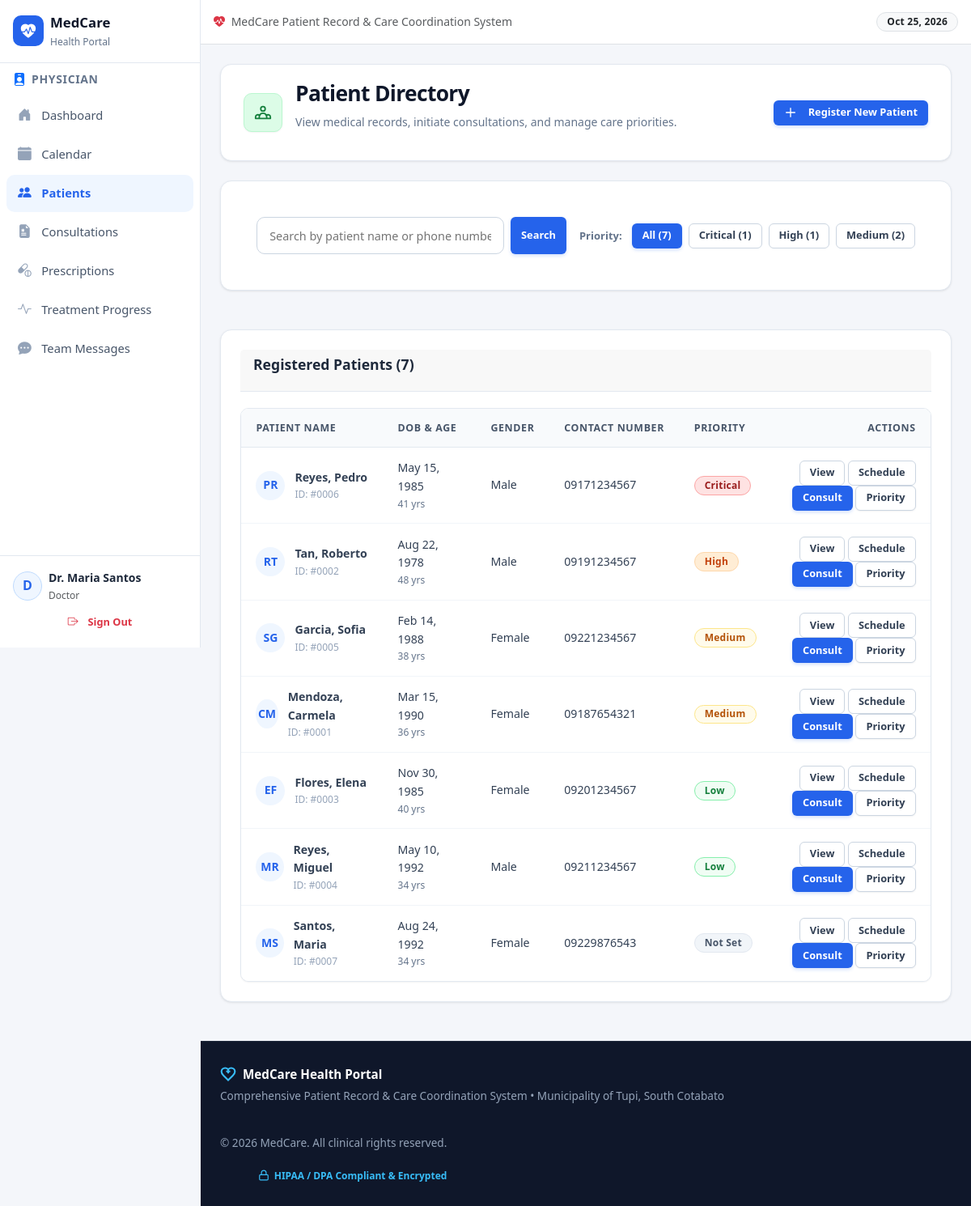
The page /pages/doctor/patients.php (signed in) on the database its author committed.
### tables this page shows
CREATE TABLE IF NOT EXISTS `patient_priority` (
  `priority_id` int NOT NULL AUTO_INCREMENT,
  `patient_id` int NOT NULL,
  `priority_level` enum('low','medium','high','critical') NOT NULL,
  `urgency_reason` text,
  `assigned_by` int NOT NULL,
  `assigned_at` timestamp NULL DEFAULT CURRENT_TIMESTAMP,
  `updated_at` timestamp NULL DEFAULT CURRENT_TIMESTAMP ON UPDATE CURRENT_TIMESTAMP,
  PRIMARY KEY (`priority_id`),
  KEY `assigned_by` (`assigned_by`),
  KEY `idx_patient` (`patient_id`),
  KEY `idx_priority` (`priority_level`)
);

CREATE TABLE IF NOT EXISTS `patients` (
  `patient_id` int NOT NULL AUTO_INCREMENT,
  `user_id` int DEFAULT NULL,
  `first_name` varchar(50) NOT NULL,
  `last_name` varchar(50) NOT NULL,
  `date_of_birth` date DEFAULT NULL,
  `gender` enum('male','female','other') DEFAULT NULL,
  `contact_number` varchar(20) DEFAULT NULL,
  `address` text,
  `emergency_contact_name` varchar(100) DEFAULT NULL,
  `emergency_contact_number` varchar(20) DEFAULT NULL,
  `blood_type` varchar(5) DEFAULT NULL,
  `allergies` text,
  `created_at` timestamp NULL DEFAULT CURRENT_TIMESTAMP,
  `updated_at` timestamp NULL DEFAULT CURRENT_TIMESTAMP ON UPDATE CURRENT_TIMESTAMP,
  PRIMARY KEY (`patient_id`),
  UNIQUE KEY `user_id` (`user_id`),
  KEY `idx_name` (`last_name`,`first_name`)
);

### pages/doctor/patients.php (the view, shortened to what this page needs)
<?php
require_once __DIR__ . '/../../includes/header.php';
$database = new Database();
$conn = $database->getConnection();
$search = isset($_GET['search']) ? sanitizeInput($_GET['search']) : '';
$priority_filter = isset($_GET['priority']) ? sanitizeInput($_GET['priority']) : '';
$query = "
    SELECT p.*, pp.priority_level, pp.assigned_at, pp.urgency_reason as priority_reason
    FROM patients p
    LEFT JOIN patient_priority pp ON pp.priority_id = (
        SELECT pp2.priority_id FROM patient_priority pp2
        WHERE pp2.patient_id = p.patient_id
        ORDER BY pp2.assigned_at DESC, pp2.priority_id DESC LIMIT 1
    )
    WHERE 1=1
";
$params = [];
$query .= " ORDER BY CASE pp.priority_level WHEN 'critical' THEN 1 WHEN 'high' THEN 2 WHEN 'medium' THEN 3 WHEN 'low' THEN 4 ELSE 5 END, p.last_name ASC, p.first_name ASC";
$stmt = $conn->prepare($query);
$stmt->execute($params);
$patients = $stmt->fetchAll();
$p_counts = [
    'all' => $conn->query("SELECT COUNT(*) FROM patients")->fetchColumn(),
    'critical' => $conn->query("SELECT COUNT(*) FROM patient_priority pp WHERE pp.priority_level='critical' AND pp.priority_id = (SELECT pp2.priority_id FROM patient_priority pp2 WHERE pp2.patient_id = pp.patient_id ORDER BY pp2.assigned_at DESC, pp2.priority_id DESC LIMIT 1)")->fetchColumn(),
    'high' => $conn->query("SELECT COUNT(*) FROM patient_priority pp WHERE pp.priority_level='high' AND pp.priority_id = (SELECT pp2.priority_id FROM patient_priority pp2 WHERE pp2.patient_id = pp.patient_id ORDER BY pp2.assigned_at DESC, pp2.priority_id DESC LIMIT 1)")->fetchColumn(),
    'medium' => $conn->query("SELECT COUNT(*) FROM patient_priority pp WHERE pp.priority_level='medium' AND pp.priority_id = (SELECT pp2.priority_id FROM patient_priority pp2 WHERE pp2.patient_id = pp.patient_id ORDER BY pp2.assigned_at DESC, pp2.priority_id DESC LIMIT 1)")->fetchColumn(),
    'low' => $conn->query("SELECT COUNT(*) FROM patient_priority pp WHERE pp.priority_level='low' AND pp.priority_id = (SELECT pp2.priority_id FROM patient_priority pp2 WHERE pp2.patient_id = pp.patient_id ORDER BY pp2.assigned_at DESC, pp2.priority_id DESC LIMIT 1)")->fetchColumn(),
];
?>
<div class="page-container">
    <div class="page-header">
        <div class="page-header-content">
            <div class="page-title-group">
                <div class="page-title-icon doctor">
                </div>
                <div>
                    <h1 class="page-title">Patient Directory</h1>
                    <p class="page-subtitle">View medical records, initiate consultations, and manage care priorities.</p>
                </div>
            </div>
            <div class="page-header-actions">
                <a href="<?php echo BASE_URL; ?>/pages/doctor/new_patient.php" class="btn btn-primary btn-sm">
                    <svg xmlns="http://www.w3.org/2000/svg" width="16" height="16" fill="none" viewBox="0 0 24 24" stroke="currentColor" stroke-width="2" style="margin-right:6px;vertical-align:-3px"><path stroke-linecap="round" stroke-linejoin="round" d="M12 4v16m8-8H4"/></svg>
                    Register New Patient
                </a>
            </div>
        </div>
    </div>
    <div class="card" style="margin-bottom: 1.5rem;">
        <div class="card-body" style="padding: 1.25rem;">
            <div style="display:flex; flex-wrap:wrap; gap:1rem; align-items:center; justify-content:space-between;">
                <form method="GET" action="" style="display:flex; gap:0.5rem; flex:1; max-width:480px;">
                    <input type="text" name="search" placeholder="Search by patient name or phone number..." value="<?php echo htmlspecialchars($search); ?>" style="flex:1;">
                    <button type="submit" class="btn btn-primary btn-sm">Search</button>
                </form>
                <div style="display:flex; gap:0.5rem; flex-wrap:wrap; align-items:center;">
                    <span style="font-size:0.8125rem; font-weight:600; color:var(--slate-500); margin-right:4px;">Priority:</span>
                    <a href="<?php echo BASE_URL; ?>/pages/doctor/patients.php<?php echo $search ? '?search='.urlencode($search) : ''; ?>" class="btn <?php echo empty($priority_filter) ? 'btn-primary' : 'btn-outline'; ?> btn-sm">
                        All (<?php echo $p_counts['all']; ?>)
                    </a>
                    <a href="<?php echo BASE_URL; ?>/pages/doctor/patients.php?priority=critical<?php echo $search ? '&search='.urlencode($search) : ''; ?>" class="btn <?php echo $priority_filter === 'critical' ? 'btn-danger' : 'btn-outline'; ?> btn-sm">
                        Critical (<?php echo $p_counts['critical']; ?>)
                    </a>
                    <a href="<?php echo BASE_URL; ?>/pages/doctor/patients.php?priority=high<?php echo $search ? '&search='.urlencode($search) : ''; ?>" class="btn <?php echo $priority_filter === 'high' ? 'btn-warning' : 'btn-outline'; ?> btn-sm">
                        High (<?php echo $p_counts['high']; ?>)
                    </a>
                    <a href="<?php echo BASE_URL; ?>/pages/doctor/patients.php?priority=medium<?php echo $search ? '&search='.urlencode($search) : ''; ?>" class="btn <?php echo $priority_filter === 'medium' ? 'btn-primary' : 'btn-outline'; ?> btn-sm">
                        Medium (<?php echo $p_counts['medium']; ?>)
                    </a>
                </div>
            </div>
        </div>
    </div>
    <div class="card">
        <div class="card-header">
            <h3>Registered Patients (<?php echo count($patients); ?>)</h3>
        </div>
        <div class="card-body p-0">
            <?php if (empty($patients)): ?>
                <div class="empty-state">
                    <p>No patients matched your criteria.</p>
                    <a href="<?php echo BASE_URL; ?>/pages/doctor/patients.php" class="btn btn-outline btn-sm" style="margin-top:1rem;">Reset Filters</a>
                </div>
            <?php else: ?>
                <div class="table-container">
                    <table>
                        <thead>
                            <tr>
                                <th>Patient Name</th>
                                <th>DOB & Age</th>
                                <th>Gender</th>
                                <th>Contact Number</th>
                                <th>Priority</th>
                                <th style="text-align:right;">Actions</th>
                            </tr>
                        </thead>
                        <tbody>
                            <?php foreach ($patients as $patient):
                                $age = $patient['date_of_birth'] ? (date_diff(date_create($patient['date_of_birth']), date_create('today'))->y . ' yrs') : 'N/A';
                                $initials = strtoupper(substr($patient['first_name'], 0, 1) . substr($patient['last_name'], 0, 1));
                            ?>
                                <tr>
                                    <td>
                                        <div style="display:flex; align-items:center; gap:0.75rem;">
                                            <div style="width:36px; height:36px; border-radius:50%; background:var(--primary-light); color:var(--primary); display:flex; align-items:center; justify-content:center; font-weight:700; font-size:0.875rem;">
                                                <?php echo $initials; ?>
                                            </div>
                                            <div>
                                                <strong><?php echo htmlspecialchars($patient['last_name'] . ', ' . $patient['first_name']); ?></strong>
                                                <div style="font-size:0.75rem; color:var(--slate-400);">ID: #<?php echo str_pad($patient['patient_id'], 4, '0', STR_PAD_LEFT); ?></div>
                                            </div>
                                        </div>
                                    </td>
                                    <td>
                                        <div><?php echo $patient['date_of_birth'] ? date('M d, Y', strtotime($patient['date_of_birth'])) : 'N/A'; ?></div>
                                        <div style="font-size:0.75rem; color:var(--slate-500);"><?php echo $age; ?></div>
                                    </td>
                                    <td><?php echo ucfirst($patient['gender'] ?? ''); ?></td>
                                    <td><?php echo htmlspecialchars($patient['contact_number'] ?? ''); ?></td>
                                    <td>
                                        <?php if ($patient['priority_level']): ?>
                                            <span class="badge priority-<?php echo $patient['priority_level']; ?>">
                                                <?php echo ucfirst($patient['priority_level'] ?? ''); ?>
                                            </span>
                                        <?php else: ?>
                                            <span class="badge badge-secondary">Not Set</span>
                                        <?php endif; ?>
                                    </td>
                                    <td style="text-align:right;">
                                        <a href="<?php echo BASE_URL; ?>/pages/doctor/view_patient.php?id=<?php echo $patient['patient_id']; ?>" class="btn btn-outline btn-sm">View</a>
                                        <a href="<?php echo BASE_URL; ?>/pages/doctor/new_appointment.php?patient_id=<?php echo $patient['patient_id']; ?>" class="btn btn-outline btn-sm">Schedule</a>
                                        <a href="<?php echo BASE_URL; ?>/pages/doctor/new_consultation.php?patient_id=<?php echo $patient['patient_id']; ?>" class="btn btn-primary btn-sm">Consult</a>
                                        <a href="<?php echo BASE_URL; ?>/pages/doctor/set_priority.php?patient_id=<?php echo $patient['patient_id']; ?>" class="btn btn-secondary btn-sm">Priority</a>
                                    </td>
                                </tr>
                            <?php endforeach; ?>
                        </tbody>
                    </table>
                </div>
            <?php endif; ?>
        </div>
    </div>
</div>
<?php require_once __DIR__ . '/../../includes/footer.php'; ?>

### rows shown on the page
patient_priority: patient.last_name "PR", patient.first_name "Reyes, Pedro", patient.patient_id "0006", patient.date_of_birth "May 15, 1985", patient.date_of_birth "41 yrs", patient.gender "Male", patient.contact_number "09171234567", priority_level "Critical"
patient_priority: patient.last_name "RT", patient.first_name "Tan, Roberto", patient.patient_id "0002", patient.date_of_birth "Aug 22, 1978", patient.date_of_birth "48 yrs", patient.gender "Male", patient.contact_number "09191234567", priority_level "High"
patient_priority: patient.last_name "SG", patient.first_name "Garcia, Sofia", patient.patient_id "0005", patient.date_of_birth "Feb 14, 1988", patient.date_of_birth "38 yrs", patient.gender "Female", patient.contact_number "09221234567", priority_level "Medium"
patient_priority: patient.last_name "CM", patient.first_name "Mendoza, Carmela", patient.patient_id "0001", patient.date_of_birth "Mar 15, 1990", patient.date_of_birth "36 yrs", patient.gender "Female", patient.contact_number "09187654321", priority_level "Medium"
patient_priority: patient.last_name "EF", patient.first_name "Flores, Elena", patient.patient_id "0003", patient.date_of_birth "Nov 30, 1985", patient.date_of_birth "40 yrs", patient.gender "Female", patient.contact_number "09201234567", priority_level "Low"
patient_priority: patient.last_name "MR", patient.first_name "Reyes, Miguel", patient.patient_id "0004", patient.date_of_birth "May 10, 1992", patient.date_of_birth "34 yrs", patient.gender "Male", patient.contact_number "09211234567", priority_level "Low"
patients: initials "MS", last_name+first_name "Santos, Maria", patient_id "0007", date_of_birth "Aug 24, 1992", date_of_birth "34 yrs", gender "Female", contact_number "09229876543", shows "Not Set"

### other values the page prints
$user_initials "D"
$user_name "Dr. Maria Santos"
$user_role "Doctor"
$p_counts['all'] "7"
$p_counts['critical'] "1"
$p_counts['high'] "1"
$p_counts['medium'] "2"
count($patients) "7"
